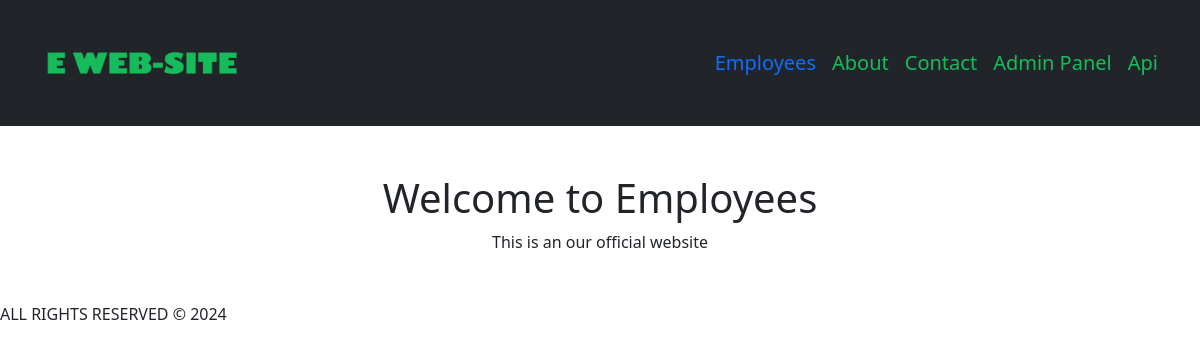
The app's page /, older data.
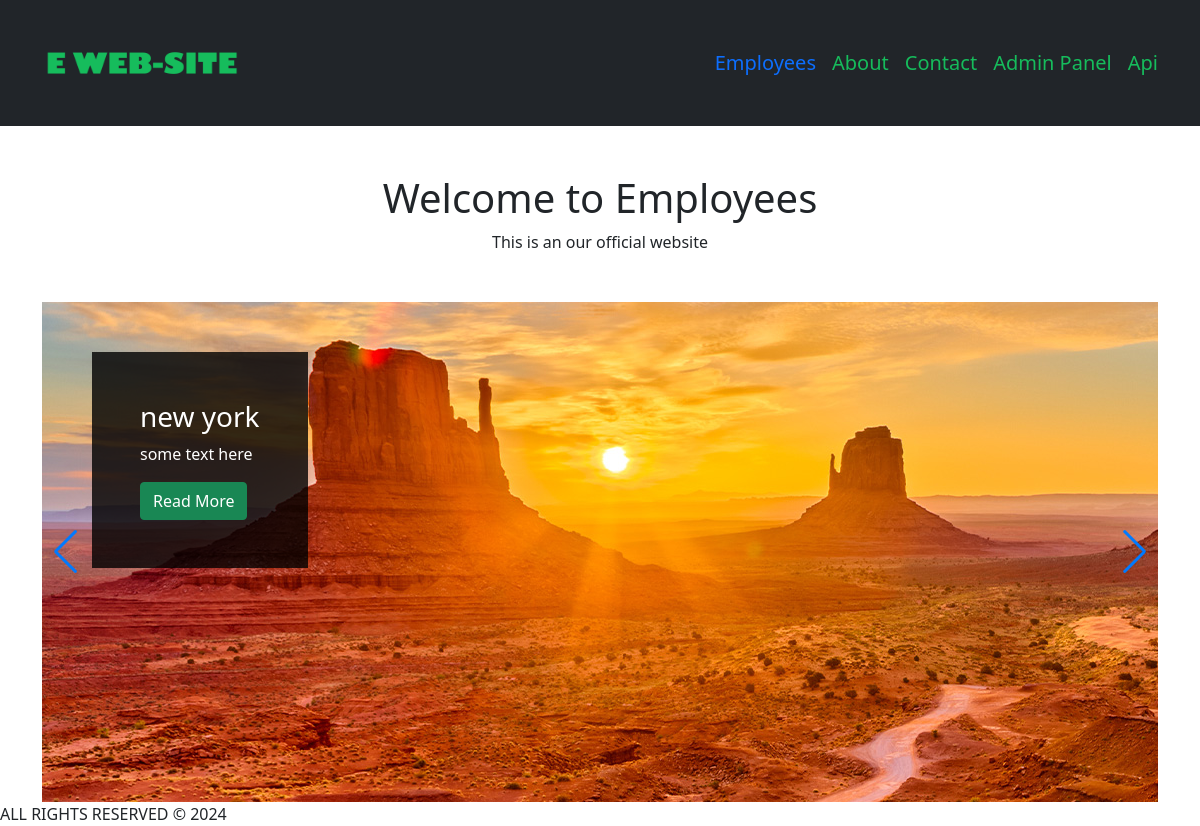
The same page, newer data.
### employees/models.py (models this page shows, shortened)
class Slider(models.Model):
    img = models.ImageField(upload_to="slider")
    title = models.CharField(max_length=255)
    descr = models.TextField(max_length=400)
    link = models.URLField(null=True, blank=True)
    class Metta:
        verbose_name = "slider"
        verbose_name_plural ="sliders"

### employees/views.py (the view)
# urls.py: path("", views.index, name="index"),
def index(request):
    slides = Slider.objects.all()
    seo = SEO.objects.filter(tag="home")
    og = OG.objects.filter(tag="home")
    return render(request,"home.html", {
        "slides":slides,
        "seo": seo,
        "og": og
    })

### employees/templates/home.html (shortened to what this page needs)
{% extends "base.html" %}
{% load i18n %}
{% block home_template %}
  <div class="mt-5 text-center">
       <h1>Welcome to Employees</h1>
       <P>This is an our official website</P>
 </div>
 <div class="mt-5">
  <div class="swiper mySwiper">
  <div class="swiper-wrapper">
    {% for slide in slides %}
      <div class="swiper-slide position-static">
        <div
          class="slider-conten position-absolute p-5"
          style="
            max-width: 400px;
            background: rgba(0, 0, 0, 0.8);
            color: #fff;
            top: 50px;
            left: 50px;
          "
        >
          <h3>{{slide.title}}</h3>
          <p>{{slide.descr}}</p>
          {% if slide.link  %}
            <a class="btn btn-success" href="{{slide.link}}">Read More</a>
          {% endif %}
        </div>
        <img src="{{slide.img.url}}" alt="{{slide.title}}">
      </div>
    {% endfor %}
  </div>
  <div class="swiper-button-next"></div>
  <div class="swiper-button-prev"></div>
</div>
</div>
{% endblock %}

Row changes from the older to the newer data that the page shows:
added Slider: title "new york", descr "some text here", img (picture)
